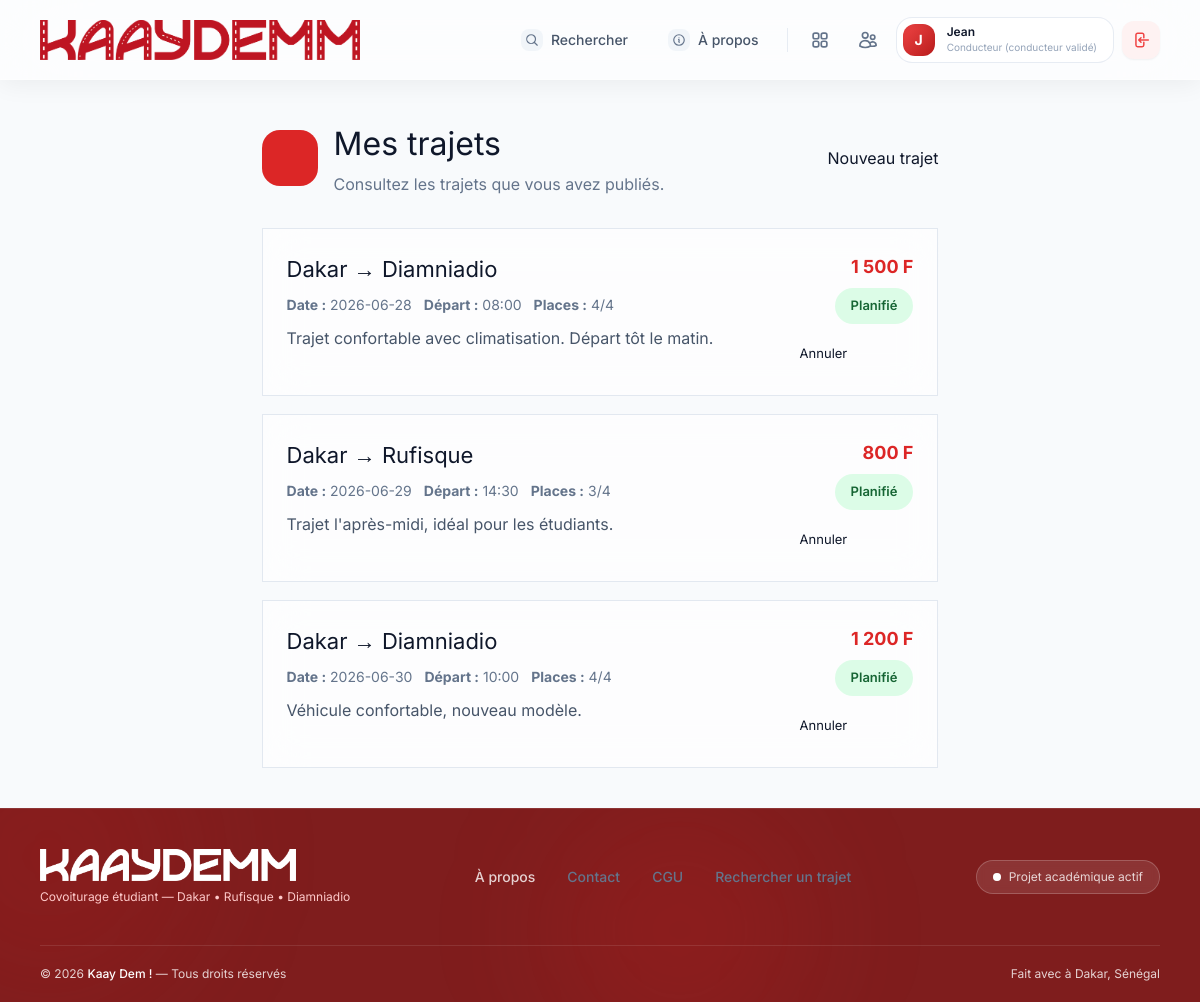
Page /public/conducteur/trajets (signed in) on the committed database.
### tables this page shows
CREATE TABLE trajets (
    id INT AUTO_INCREMENT PRIMARY KEY,
    conducteur_id INT NOT NULL,
    vehicule_id INT NOT NULL,
    ville_depart VARCHAR(100) NOT NULL,
    point_depart VARCHAR(150) NULL,
    ville_arrivee VARCHAR(100) NOT NULL,
    point_arrivee VARCHAR(150) NULL,
    date_trajet DATE NOT NULL,
    heure_depart TIME NOT NULL,
    prix_par_place DECIMAL(10, 2) NOT NULL,
    places_disponibles INT NOT NULL,
    places_totales INT NOT NULL,
    description TEXT NULL,
    climatisation BOOLEAN DEFAULT FALSE,
    musique BOOLEAN DEFAULT TRUE,
    fumeur BOOLEAN DEFAULT FALSE,
    statut ENUM('planifie', 'en_cours', 'termine', 'annule') DEFAULT 'planifie',
    date_creation DATETIME DEFAULT CURRENT_TIMESTAMP,
    FOREIGN KEY (conducteur_id) REFERENCES utilisateurs(id) ON DELETE CASCADE,
    FOREIGN KEY (vehicule_id) REFERENCES vehicules(id) ON DELETE RESTRICT
);

### app/controllers/ConducteurController.php (called while the page is built, shortened)
<?php
class ConducteurController extends Controller {
    private $trajetModel;
    public function __construct() {
        $this->trajetModel = $this->model('Trajet');
    }
    public function mesTrajets() {
        $trajets = $this->trajetModel->getByConducteur($_SESSION['user_id']);
        $data = [
            'titre' => 'Mes trajets',
            'trajets' => $trajets
        ];
        $this->render('conducteur/mes_trajets', $data);
    }
}

### public/index.php (called while the page is built, shortened)
<?php
require_once '../app/core/Database.php';
require_once '../app/core/Controller.php';
require_once '../app/core/Router.php';
$router = new Router();
$router->get('/', 'HomeController', 'index');
$router->get('/a-propos', 'HomeController', 'about');
$router->get('/contact', 'HomeController', 'contact');
$router->get('/auth/connexion', 'AuthController', 'loginForm');
$router->post('/auth/connexion', 'AuthController', 'login');
$router->get('/auth/inscription', 'AuthController', 'registerForm');
$router->post('/auth/inscription', 'AuthController', 'register');
$router->get('/auth/deconnexion', 'AuthController', 'logout');
$router->get('/trajets/recherche', 'TrajetController', 'searchForm');
$router->get('/trajets/resultats', 'TrajetController', 'searchResults');
$router->get('/trajets/detail/{id}', 'TrajetController', 'detail');
$router->get('/passager/dashboard', 'PassagerController', 'dashboard');
$router->get('/passager/reservations', 'PassagerController', 'reservations');
$router->get('/passager/reservation/{id}', 'PassagerController', 'reservation');
$router->get('/passager/reserver/{trajet_id}', 'PassagerController', 'reserverTrajet');
$router->post('/passager/reserver/{trajet_id}', 'PassagerController', 'reserverTrajet');
$router->get('/conducteur/dashboard', 'ConducteurController', 'dashboard');
$router->get('/conducteur/trajets', 'ConducteurController', 'mesTrajets');
$router->get('/conducteur/trajets/nouveau', 'ConducteurController', 'nouveauTrajetForm');
$router->post('/conducteur/trajets/nouveau', 'ConducteurController', 'creerTrajet');
$router->get('/conducteur/vehicule/nouveau', 'ConducteurController', 'nouveauVehiculeForm');
$router->post('/conducteur/vehicule/nouveau', 'ConducteurController', 'creerVehicule');
$router->post('/conducteur/trajet/{trajet_id}/annuler', 'ConducteurController', 'annulerTrajet');
$router->get('/conducteur/passagers', 'ConducteurController', 'mesPassagers');
$router->get('/conducteur/reservations', 'ConducteurController', 'reservations');
$router->post('/conducteur/reservation/{reservation_id}/accept', 'ConducteurController', 'acceptReservation');
$router->post('/conducteur/reservation/{reservation_id}/reject', 'ConducteurController', 'rejectReservation');
$router->get('/profil', 'ProfilController', 'index');
$router->get('/admin/dashboard', 'AdminController', 'dashboard');
$router->get('/admin/trajets', 'AdminController', 'trajets');
$router->post('/admin/validerConducteur/{id}', 'AdminController', 'validerConducteur');
$router->post('/admin/refuserConducteur/{id}', 'AdminController', 'refuserConducteur');
$router->get('/passager/devenirConducteur', 'PassagerController', 'devenirConducteurForm');
$router->post('/passager/devenirConducteur', 'PassagerController', 'devenirConducteur');
$uri = $_SERVER['REQUEST_URI'];
$method = $_SERVER['REQUEST_METHOD'];
$router->dispatch($uri, $method);

### app/core/Database.php (called while the page is built, shortened)
<?php
class Database {
    private $host = DB_HOST;
    private $user = DB_USER;
    private $pass = DB_PASS;
    private $dbname = DB_NAME;
    private $dbh;
    private $stmt;
    public function __construct() {
        $dsn = 'mysql:host=' . $this->host . ';dbname=' . $this->dbname . ';charset=utf8mb4';
        $options = array(
            PDO::ATTR_PERSISTENT => true,
            PDO::ATTR_ERRMODE => PDO::ERRMODE_EXCEPTION,
            PDO::ATTR_DEFAULT_FETCH_MODE => PDO::FETCH_OBJ
        );
        try {
            $this->dbh = new PDO($dsn, $this->user, $this->pass, $options);
        } catch(PDOException $e) {
            $this->error = $e->getMessage();
            echo "Erreur de connexion : " . $this->error;
            exit;
        }
    }
    public function query($sql) {
        $this->stmt = $this->dbh->prepare($sql);
    }
    public function bind($param, $value, $type = null) {
        if(is_null($type)) {
            switch(true) {
                case is_int($value):
                    $type = PDO::PARAM_INT;
                    break;
            }
        }
        $this->stmt->bindValue($param, $value, $type);
    }
    public function execute() {
        return $this->stmt->execute();
    }
    public function resultSet() {
        $this->execute();
        return $this->stmt->fetchAll();
    }
}

### app/models/Trajet.php (called while the page is built, shortened)
<?php
class Trajet {
    private $db;
    public function __construct() {
        $this->db = new Database();
    }
    public function getByConducteur($conducteurId) {
        $this->db->query("SELECT t.*, u.nom as conducteur_nom, u.prenom as conducteur_prenom, v.marque, v.modele
                          FROM trajets t
                          JOIN utilisateurs u ON t.conducteur_id = u.id
                          JOIN vehicules v ON t.vehicule_id = v.id
                          WHERE t.conducteur_id = :conducteur_id
                          ORDER BY t.date_trajet ASC, t.heure_depart ASC");
        $this->db->bind(':conducteur_id', $conducteurId);
        return $this->db->resultSet();
    }
}

### app/views/conducteur/mes_trajets.php (the view, shortened to what this page needs)
<div style="max-width: 1100px; margin: 40px auto; padding: 0 20px;">
    <div class="page-header" style="display:flex; justify-content:space-between; align-items:center; gap:20px; margin-bottom:32px;">
        <div class="page-title-group" style="display:flex; align-items:center; gap:16px;">
            <div class="page-title-icon" style="width:56px; height:56px; background:#dc2626; color:white; border-radius:18px; display:flex; align-items:center; justify-content:center;">
            </div>
            <div>
                <h1 style="font-size:2rem; margin:0;">Mes trajets</h1>
                <p style="margin:4px 0 0; color:#64748b;">Consultez les trajets que vous avez publiés.</p>
            </div>
        </div>
        <a href="<?= BASE_URL ?>conducteur/trajets/nouveau" class="btn btn-primary" style="display:inline-flex; align-items:center; gap:8px;"> <i data-lucide="plus-circle"></i> Nouveau trajet</a>
    </div>
    <?php if(empty($trajets)): ?>
        <div class="glass-panel" style="padding: 60px 24px; text-align: center; border: 1px solid #E2E8F0;">
            <div style="font-size: 52px; color: #ef4444; margin-bottom: 24px;">🚗</div>
            <h2 style="font-size: 24px; margin-bottom: 12px;">Aucun trajet publié</h2>
            <p style="color: #64748b; margin-bottom: 24px;">Publiez votre premier trajet pour permettre aux passagers de réserver.</p>
            <a href="<?= BASE_URL ?>conducteur/trajets/nouveau" class="btn btn-outline">Publier un trajet</a>
        </div>
    <?php else: ?>
        <?php
        $statutLabels = [
            'planifie' => ['label' => 'Planifié', 'class' => 'status-success', 'bg' => '#DCFCE7', 'color' => '#166534'],
            'en_cours' => ['label' => 'En cours', 'class' => 'status-info', 'bg' => '#DBEAFE', 'color' => '#1E40AF'],
            'termine' => ['label' => 'Terminé', 'class' => 'status-secondary', 'bg' => '#E2E8F0', 'color' => '#475569'],
            'annule' => ['label' => 'Annulé', 'class' => 'status-danger', 'bg' => '#FEE2E2', 'color' => '#991B1B'],
        ];
        ?>
        <div style="display: grid; gap: 18px;">
            <?php foreach($trajets as $trajet): ?>
                <?php $statutInfo = $statutLabels[$trajet->statut] ?? ['label' => ucfirst($trajet->statut), 'bg' => '#E2E8F0', 'color' => '#475569']; ?>
                <div class="glass-panel" style="padding: 24px; border: 1px solid #E2E8F0;">
                    <div style="display:flex; justify-content:space-between; flex-wrap:wrap; gap:20px; align-items:flex-start;">
                        <div>
                            <h2 style="font-size: 22px; margin-bottom: 8px;"><?= htmlspecialchars($trajet->ville_depart) ?> → <?= htmlspecialchars($trajet->ville_arrivee) ?></h2>
                            <div style="color:#64748b; font-size:14px; margin-bottom:10px; display:flex; gap:12px; flex-wrap:wrap;">
                                <span><strong>Date :</strong> <?= htmlspecialchars($trajet->date_trajet) ?></span>
                                <span><strong>Départ :</strong> <?= substr($trajet->heure_depart, 0, 5) ?></span>
                                <span><strong>Places :</strong> <?= htmlspecialchars($trajet->places_disponibles) ?>/<?= htmlspecialchars($trajet->places_totales) ?></span>
                            </div>
                            <p style="color:#475569; margin:0; line-height:1.7;"><?= nl2br(htmlspecialchars($trajet->description ?: 'Aucune description fournie.')) ?></p>
                        </div>
                        <div style="text-align:right; min-width:180px;">
                            <div style="font-size: 18px; font-weight: 700; color: #dc2626; margin-bottom: 8px;"><?= number_format($trajet->prix_par_place, 0, ',', ' ') ?> F</div>
                            <span style="padding: 8px 16px; border-radius: 999px; display:inline-flex; align-items:center; gap:6px; font-size:13px; font-weight:600; background:<?= $statutInfo['bg'] ?>; color:<?= $statutInfo['color'] ?>; margin-bottom: 12px;"><?= $statutInfo['label'] ?></span>
                            <?php if(in_array($trajet->statut, ['planifie', 'en_cours'], true)): ?>
                                <form action="<?= BASE_URL ?>conducteur/trajet/<?= $trajet->id ?>/annuler" method="POST" onsubmit="return confirm('Annuler ce trajet ? Cette action est irréversible.');">
                                    <button type="submit" class="btn btn-outline" style="width:100%; justify-content:center; font-size:13px; padding:8px 12px;">
                                        <i data-lucide="x-circle" width="14" height="14"></i> Annuler
                                    </button>
                                </form>
                            <?php endif; ?>
                        </div>
                    </div>
                </div>
            <?php endforeach; ?>
        </div>
    <?php endif; ?>
</div>

### app/core/Router.php (shortened to what this page needs)
<?php
class Router {
    protected $routes = [];
    public function add($method, $uri, $controller, $action) {
        $uriPattern = preg_replace('/\{([a-zA-Z0-9_]+)\}/', '(?P<\1>[a-zA-Z0-9_-]+)', $uri);
        $uriPattern = '#^' . $uriPattern . '$#';
        $this->routes[] = [
            'method' => strtoupper($method),
            'uri' => $uri,
            'pattern' => $uriPattern,
            'controller' => $controller,
            'action' => $action
        ];
    }
    public function dispatch($uri, $method) {
        if (!empty($_GET['url'])) {
            $uri = '/' . trim($_GET['url'], '/');
        } else {
            $uri = parse_url($uri, PHP_URL_PATH);
        }
        $uri = '/' . trim($uri, '/');
        $uri = $uri === '/' ? '/' : $uri;
        foreach ($this->routes as $route) {
            if ($route['method'] === $method && preg_match($route['pattern'], $uri, $matches)) {
                $action = $route['action'];
                $controller = new $controllerClass();
                $params = [];
                call_user_func_array([$controller, $action], $params);
                return;
            }
        }
    }
}

### public/assets/css/style.css (style rules this page uses)
html, body { overflow-x: hidden; }

### app/views/layouts/base.php (style rules this page uses)
.glass-panel { background: rgba(255, 255, 255, 0.65); backdrop-filter: blur(20px); -webkit-backdrop-filter: blur(20px); border: 1px solid rgba(255, 255, 255, 0.5); }

### rows in the picture
trajets: ville_depart "Dakar", ville_arrivee "Diamniadio", date_trajet "2026-06-28", heure_depart "08:00", places_disponibles "4", places_totales "4", description "Trajet confortable avec climatisation. Départ tôt le matin.", prix_par_place "1 500", statut "Planifié"
trajets: ville_depart "Dakar", ville_arrivee "Rufisque", date_trajet "2026-06-29", heure_depart "14:30", places_disponibles "3", places_totales "4", description "Trajet l'après-midi, idéal pour les étudiants.", prix_par_place "800", statut "Planifié"
trajets: ville_depart "Dakar", ville_arrivee "Diamniadio", date_trajet "2026-06-30", heure_depart "10:00", places_disponibles "4", places_totales "4", description "Véhicule confortable, nouveau modèle.", prix_par_place "1 200", statut "Planifié"
